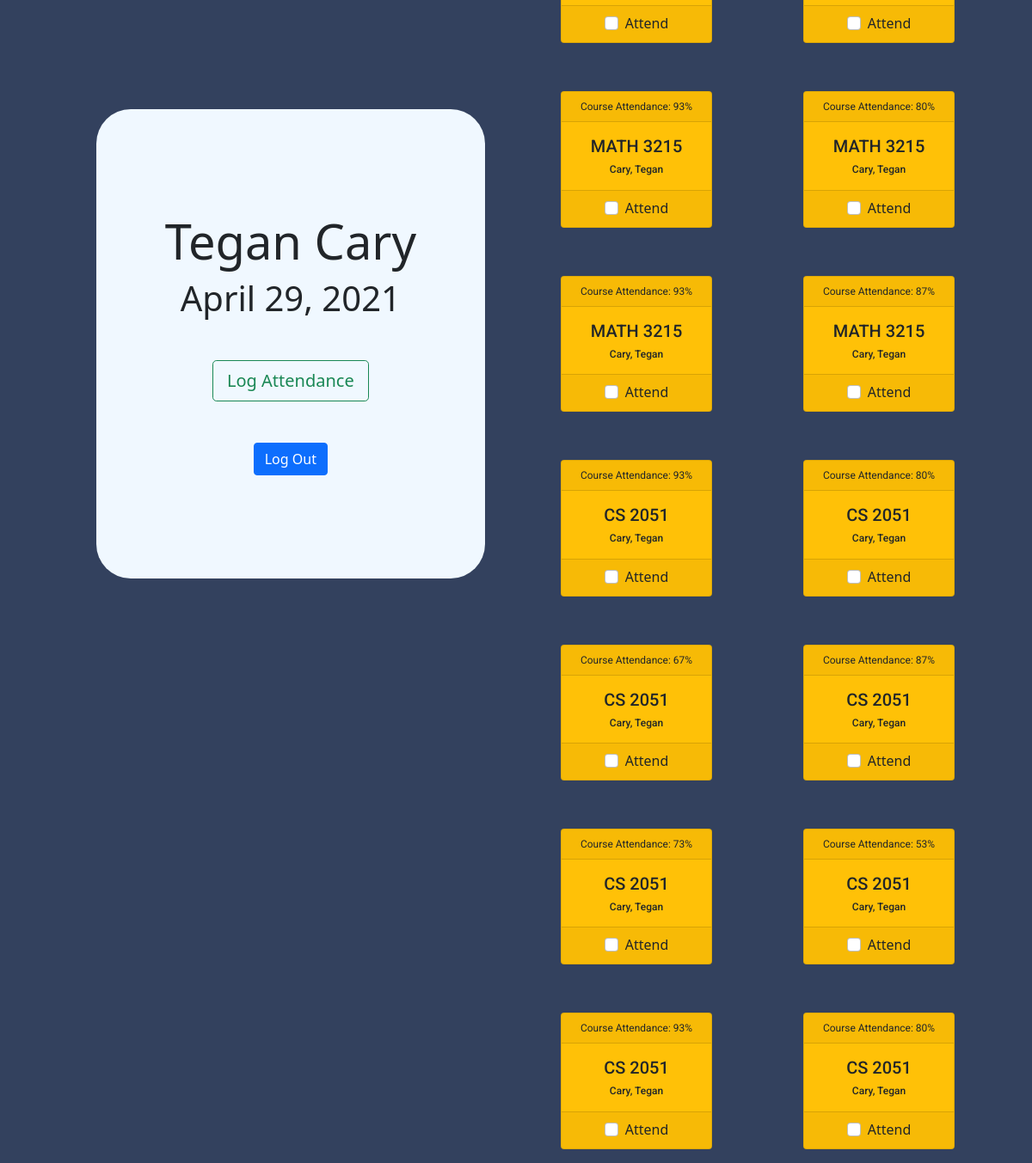
/student-dashboard (signed in), run on the app's committed database.
### attendance_tracker/models.py (models this page shows, shortened)
class Teacher(db.Model, UserMixin):
    id = db.Column(db.Integer, primary_key=True)
    username = db.Column(db.String(20), unique=True, nullable=False)
    password = db.Column(db.String(60), nullable=False)
    name = db.Column(db.String(20), nullable=False)
    courses = db.relationship('Course')

class Course(db.Model):
    id = db.Column(db.Integer, primary_key=True)
    student_id = db.Column(db.Integer, db.ForeignKey('student.id'))
    teacher_id = db.Column(db.Integer, db.ForeignKey('teacher.id'))
    student = db.relationship('Student')
    teacher = db.relationship('Teacher')
    name = db.Column(db.String(30), nullable=False)
    student_attendance = db.Column(db.Integer, default=0)
    start_date = db.Column(db.Date, default=date.today)
    last_log = db.Column(db.Date, default=date(2000, 1, 1))

### attendance_tracker/routes.py (the view, shortened to what this page needs)
@app.route('/student-dashboard', methods=['GET', 'POST'])
def student_dashboard():
    return render_template('student_dashboard.html', current_user=current_user, date=date.today, round=round, min=min)

### attendance_tracker/models.py (called while the page is built)
@login_manager.user_loader
def load_user(user_id):
    if session['radio'] == 'Student':
        return Student.query.get(int(user_id))
    else:
        return Teacher.query.get(int(user_id))

### attendance_tracker/templates/student_dashboard.html (shortened to what this page needs)
{% extends 'base.html' %}
{% block body %}
<div class="row">
    <div class="col-6">
        <div class="container d-flex justify-content-end align-items-center" style="height: 100vh;">
            <div class="dashboard">
                <h3 class="display-4">{{ current_user.name }}</h3>
                <div class="d-flex justify-content-center">
                    <h3 class="display-6 mb-5">{{ date().strftime("%B %d, %Y") }}</h3>
                </div>
                <div class="d-flex justify-content-center mb-5">
                    <button type="submit" class="btn btn-lg btn-outline-success" form="attendance">Log
                        Attendance</button>
                </div>
                <div class="d-flex justify-content-center">
                    <button type="submit" class="btn btn-primary" form="logout">Log Out</button>
                </div>
            </div>
        </div>
    </div>
    <div class="col-6" style="height: 100vh;">
        <div class="container d-flex align-items-center" style="height: 100vh;">
            <div class="row row-cols-1 row-cols-md-2 g-4">
                {% for c in current_user.courses %}
                <div class="col">
                    <div class="card text-dark bg-warning m-3" style="width: 22vh">
                        <div class="card-header d-flex justify-content-center">
                            <div class="text">
                                Course Attendance: {{ min(round(c.student_attendance / ((date() - c.start_date).days) *
                                100), 100) }}%
                            </div>
                        </div>
                        <div class="card-body">
                            <h3 class="card-title d-flex justify-content-center">
                                <div class="text" style="font-size: 2.5vh;"> {{ c.name }} </div>
                            </h3>
                            <h5 class="card-text d-flex justify-content-center">
                                <div class="text"> {{ c.teacher.name.split()[-1] }}, {{ c.teacher.name.split()[0] }}
                                </div>
                            </h5>
                        </div>
                        <div class="card-footer d-flex justify-content-center">
                            {% if c.last_log == date() %}
                            <div class="text">Attended!</div>
                            {% else %}
                            <div class="form-check">
                                <input class="form-check-input" type="checkbox" id="flexCheckDefault"
                                    name="attend_check" value="{{ c.name }}" form="attendance" unchecked>
                                <label class="form-check-label" for="flexCheckDefault">Attend</label>
                            </div>
                            {% endif %}
                        </div>
                    </div>
                </div>
                {% endfor %}
            </div>
        </div>
    </div>
</div>
{% endblock body %}

### attendance_tracker/templates/base.html (shortened to what this page needs)
<!DOCTYPE html>
<html lang="en">
<head>
    <link href="https://cdn.jsdelivr.net/npm/bootstrap@5.0.0-beta3/dist/css/bootstrap.min.css" rel="stylesheet"
>
    <link rel="stylesheet" type="text/css" href="{{ url_for('static', filename='css/main.css') }}">
</head>
<body>
    {% block body %}{% endblock body %}
</body>
</html>

### attendance_tracker/static/css/main.css (style rules this page uses)
body { background-color: #33415e; height: 100%; }
div.dashboard { background-color: aliceblue; border-radius: 5vh; padding: 15vh 10vh 15vh 10vh; }
div.text { font-family: "Roboto", sans-serif; font-size: 1.5vh; }

### data on the page
Teacher: name "Tegan Cary"
Course: student_attendance+start_date "93", name "MATH 3215", teacher.name "Cary", teacher.name "Tegan"
Course: student_attendance+start_date "80", name "MATH 3215", teacher.name "Cary", teacher.name "Tegan"
Course: student_attendance+start_date "93", name "MATH 3215", teacher.name "Cary", teacher.name "Tegan"
Course: student_attendance+start_date "87", name "MATH 3215", teacher.name "Cary", teacher.name "Tegan"
Course: student_attendance+start_date "93", name "CS 2051", teacher.name "Cary", teacher.name "Tegan"
Course: student_attendance+start_date "80", name "CS 2051", teacher.name "Cary", teacher.name "Tegan"
Course: student_attendance+start_date "67", name "CS 2051", teacher.name "Cary", teacher.name "Tegan"
Course: student_attendance+start_date "87", name "CS 2051", teacher.name "Cary", teacher.name "Tegan"
Course: student_attendance+start_date "73", name "CS 2051", teacher.name "Cary", teacher.name "Tegan"
Course: student_attendance+start_date "53", name "CS 2051", teacher.name "Cary", teacher.name "Tegan"
Course: student_attendance+start_date "93", name "CS 2051", teacher.name "Cary", teacher.name "Tegan"
Course: student_attendance+start_date "80", name "CS 2051", teacher.name "Cary", teacher.name "Tegan"

### other printed values
{{ date().strftime("%B %d, %Y") }} "April 29, 2021"
